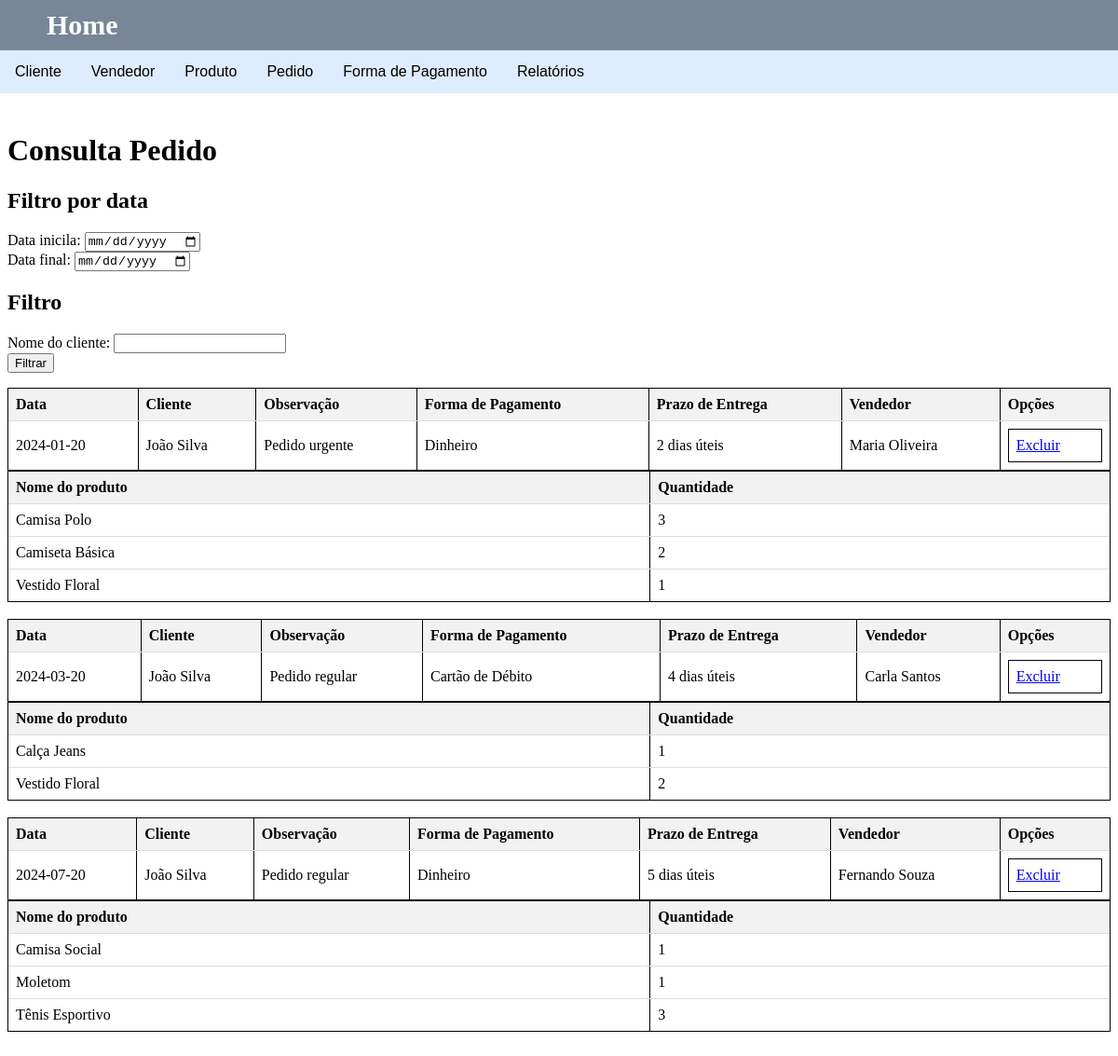
The app's page /pedido/consultarPedido.php?filtro_nome=João Silva, older data.
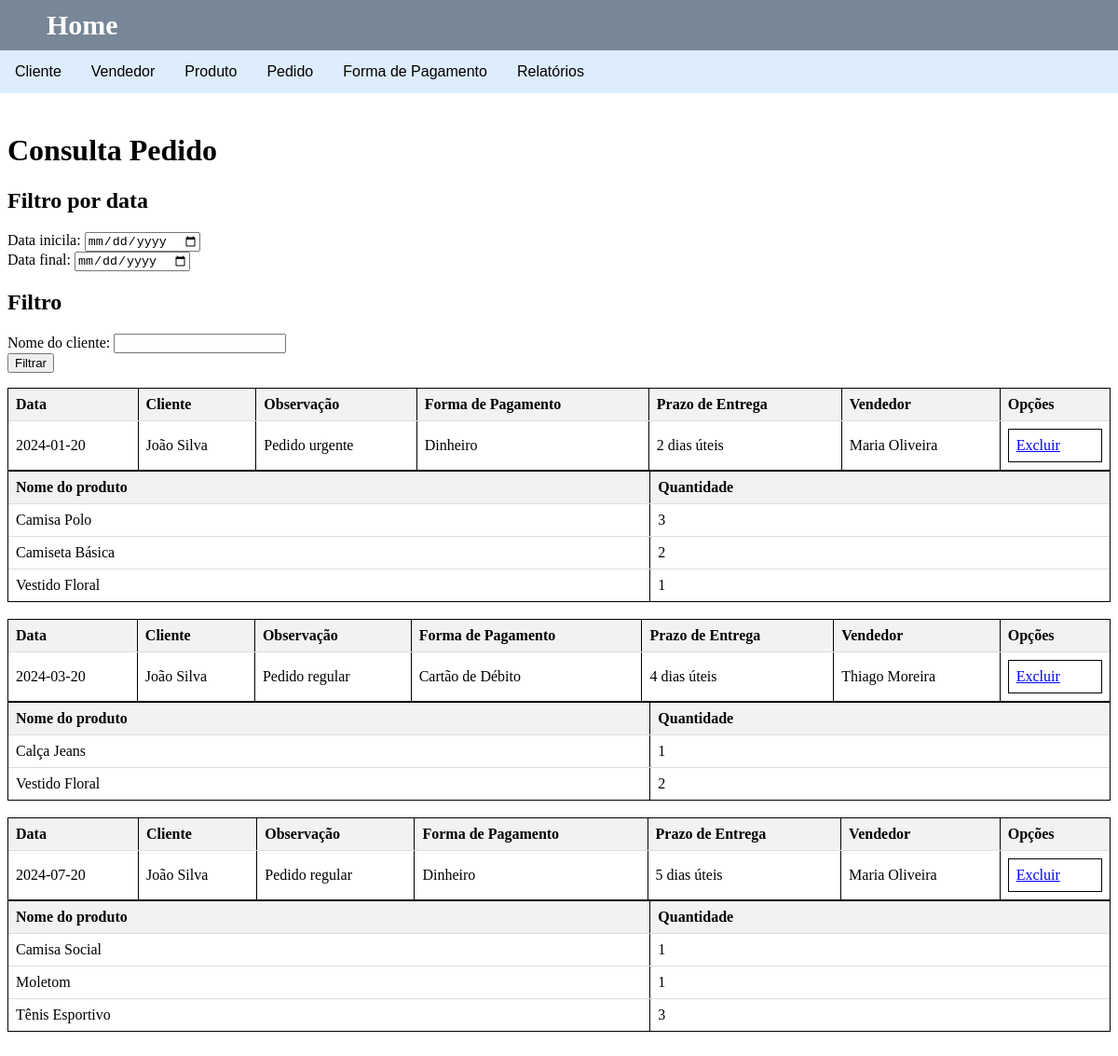
The same page, newer data.
### tables this page shows
CREATE TABLE tb_pedido(
    id INTEGER AUTO_INCREMENT PRIMARY KEY,
    data_ped DATE,
    observacao VARCHAR(100),
    prazo_entrega VARCHAR(20),
    id_cliente INTEGER REFERENCES tb_cliente(id),    
    forma_pagto INTEGER REFERENCES tb_forma_pagto(id),    
    id_vendedor INTEGER REFERENCES tb_vendedor(id)
) engine INNODB;

CREATE TABLE tb_vendedor(
	id INTEGER AUTO_INCREMENT PRIMARY KEY,
	nome VARCHAR(50),
	endereco VARCHAR(50),
	cidade VARCHAR(30),
	estado VARCHAR(2),
	celular VARCHAR(11),
	email VARCHAR(50),
	perc_comissao NUMERIC(5,2)
) engine INNODB;

CREATE TABLE tb_cliente(
    id INTEGER AUTO_INCREMENT PRIMARY KEY,
    nome VARCHAR(50),
    endereco VARCHAR(50),
    numero VARCHAR(10),
    bairro VARCHAR(30),
    cidade VARCHAR(30),
    estado CHAR(2),
    email VARCHAR(50),
    cpf_cnpj VARCHAR(14),
    rg VARCHAR(9),
    telefone VARCHAR(10),
    celular VARCHAR(11),
    data_nasc DATE,
    salario NUMERIC(12,2)
) engine INNODB;

CREATE TABLE tb_forma_pagto(
    id INTEGER AUTO_INCREMENT PRIMARY KEY,
    nome VARCHAR(30)
) engine INNODB;

### pedido/consultarPedido.php (the view, shortened to what this page needs)
<?php
    include('../conexao.php');
    $query = " SELECT p.id as pedido_id, p.data_ped,
    c.nome as cliente, p.observacao,
    fp.nome as forma_pagto,
    p.prazo_entrega,
    v.nome as vendedor FROM tb_pedido p
    INNER JOIN tb_cliente c ON c.id = p.id_cliente
    INNER JOIN tb_forma_pagto fp ON fp.id = p.forma_pagto
    INNER JOIN tb_vendedor v ON v.id = p.id_vendedor ";
if (isset($_GET['filtro_nome']) && $_GET['filtro_nome'] != '') {
    $filtro_nome = $_GET['filtro_nome'];
    echo "nome: $filtro_nome";
    $query.=" AND c.nome LIKE '%$filtro_nome%'";
}
    $query .= " ORDER BY p.data_ped";
    $resu=mysqli_query($con,$query) or die(mysqli_connect_error());
?>
<!DOCTYPE html>
<html lang="pt-br">
<head>
</head>
<body>
    <?php include('../navbar.php');?>
    <h1>Consulta Pedido</h1>
    <form method="$_GET">
        <h2>Filtro por data</h2>
        <label>Data inicila:</label>
        <input type="date" id="filtro_dt_init" name="filtro_dt_init" ><br>
        <label>Data final:</label>
        <input type="date" id="filtro_dt_final" name="filtro_dt_final"><br>
        <h2>Filtro</h2>
        <label>Nome do cliente: </label>
        <input type="text" id="filtro_nome" name="filtro_nome" ><br>
        <button type="submit">Filtrar</button>
    </form>
    <table>
        <?php
            while($reg = mysqli_fetch_array($resu)){
                echo"<table width='100%' border='1px'><tr>
                    <th>Data</th>
                    <th>Cliente</th>
                    <th>Observação</th>
                    <th>Forma de Pagamento</th>
                    <th>Prazo de Entrega</th>
                    <th>Vendedor</th>
                    <th>Opções</th>
                </tr>
                <tr>
                    <td>".$reg['data_ped']."</td>
                    <td>".$reg['cliente']."</td>
                    <td>".$reg['observacao']."</td>
                    <td>".$reg['forma_pagto']."</td>
                    <td>".$reg['prazo_entrega']."</td>
                    <td>".$reg['vendedor']."</td>
                    <td width='10%'><table border='1' width='100%'><tr>
                        <td><a href='excluirPedido.php?pedido_id=".$reg['pedido_id']."'>Excluir</td>
                    </tr></table></td>
                </tr></table>";
                $query2 = "SELECT p.nome as nome_produto, ip.qtde as quantidade FROM tb_itens_pedido ip
                INNER JOIN tb_produto p ON ip.id_produto = p.id WHERE ip.id_pedido = ".$reg['pedido_id']." ORDER BY nome_produto";
                $resu2=mysqli_query($con,$query2) or die(mysqli_connect_error());
                echo "
                <table border='1px'><tr>
                    <th>Nome do produto</th>
                    <th>Quantidade</th>
                </tr>";
                while($reg2 = mysqli_fetch_array($resu2)){
                    echo "
                    <tr>
                        <td>".$reg2['nome_produto']."</td>
                        <td>".$reg2['quantidade']."</td>
                    </tr>";
                }
                echo "</table><br>";
            }
        ?>
</body>
</html>

Row changes from the older to the newer data that the page shows:
changed tb_pedido "4 dias úteis": id_vendedor.nome "Carla Santos" → "Thiago Moreira"
changed tb_pedido "5 dias úteis": id_vendedor.nome "Fernando Souza" → "Maria Oliveira"
